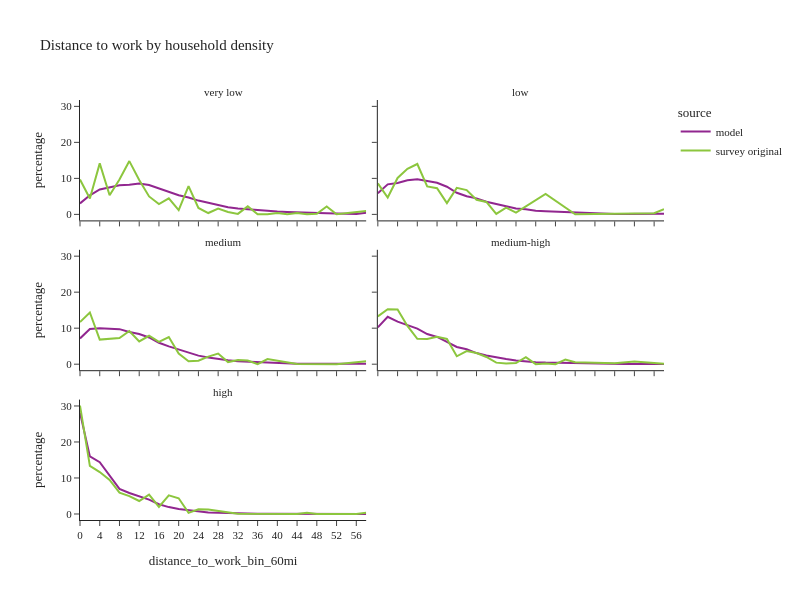

The notebook cell this image was saved under:
### Code cell
df_plot = per_data.groupby(['source','log_hh_1_group','distance_to_work_bin_60mi'], observed=True)['person_weight'].sum().reset_index()
df_plot['percentage'] = df_plot.groupby(['source','log_hh_1_group'], group_keys=False)['person_weight']. \
    apply(lambda x: 100 * x / float(x.sum()))
# df_plot

fig2 = px.line(df_plot, x='distance_to_work_bin_60mi', y="percentage", color="source",
               facet_col="log_hh_1_group", facet_col_wrap=2,
               title="Distance to work by household density")
fig2.for_each_annotation(lambda a: a.update(text = a.text.split("=")[-1]))
fig2.update_layout(height=600, width=800, font=dict(size=11))
fig2.show()

### Figure 1 — Plotly figure (JSON) as saved in the notebook; plotly's stock layout.template omitted (floating-point values rounded to 4 significant figures)
{"data": [{"hovertemplate": "source=model<br>log_hh_1_group=very low<br>distance_to_work_bin_60mi=%{x}<br>percentage=%{y}<extra></extra>", "legendgroup": "model", "line": {"color": "#91268F", "dash": "solid"}, "marker": {"symbol": "circle"}, "mode": "lines", "name": "model", "orientation": "v", "showlegend": true, "type": "scatter", "x": ["0", "2", "4", "6", "8", "10", "12", "14", "16", "18", "20", "22", "24", "26", "28", "30", "32", "34", "36", "38", "40", "42", "44", "46", "48", "50", "52", "54", "56", "58"], "xaxis": "x5", "y": [3.05, 5.288, 6.927, 7.398, 8.075, 8.217, 8.595, 8.179, 7.205, 6.243, 5.3, 4.702, 3.83, 3.261, 2.529, 2.006, 1.632, 1.415, 1.103, 0.996, 0.8051, 0.6807, 0.5298, 0.4584, 0.3646, 0.2827, 0.219, 0.1672, 0.113, 0.4262], "yaxis": "y5"}, {"hovertemplate": "source=model<br>log_hh_1_group=low<br>distance_to_work_bin_60mi=%{x}<br>percentage=%{y}<extra></extra>", "legendgroup": "model", "line": {"color": "#91268F", "dash": "solid"}, "marker": {"symbol": "circle"}, "mode": "lines", "name": "model", "orientation": "v", "showlegend": false, "type": "scatter", "x": ["0", "2", "4", "6", "8", "10", "12", "14", "16", "18", "20", "22", "24", "26", "28", "30", "32", "34", "36", "38", "40", "42", "44", "46", "48", "50", "52", "54", "56", "58"], "xaxis": "x6", "y": [5.849, 8.349, 8.695, 9.467, 9.768, 9.206, 8.769, 7.674, 6.01, 5.037, 4.446, 3.515, 2.872, 2.244, 1.64, 1.421, 1.041, 0.8919, 0.7679, 0.6157, 0.4562, 0.346, 0.2385, 0.1799, 0.111, 0.08823, 0.07012, 0.04007, 0.03583, 0.1549], "yaxis": "y6"}, {"hovertemplate": "source=model<br>log_hh_1_group=medium<br>distance_to_work_bin_60mi=%{x}<br>percentage=%{y}<extra></extra>", "legendgroup": "model", "line": {"color": "#91268F", "dash": "solid"}, "marker": {"symbol": "circle"}, "mode": "lines", "name": "model", "orientation": "v", "showlegend": false, "type": "scatter", "x": ["0", "2", "4", "6", "8", "10", "12", "14", "16", "18", "20", "22", "24", "26", "28", "30", "32", "34", "36", "38", "40", "42", "44", "46", "48", "50", "52", "54", "56", "58"], "xaxis": "x3", "y": [7.151, 9.784, 9.975, 9.908, 9.737, 8.951, 8.391, 7.414, 5.938, 4.942, 4.081, 3.245, 2.38, 1.877, 1.398, 1.106, 0.8449, 0.6962, 0.5858, 0.4388, 0.3031, 0.2422, 0.1552, 0.1138, 0.08814, 0.05825, 0.04702, 0.03255, 0.02456, 0.09043], "yaxis": "y3"}, {"hovertemplate": "source=model<br>log_hh_1_group=medium-high<br>distance_to_work_bin_60mi=%{x}<br>percentage=%{y}<extra></extra>", "legendgroup": "model", "line": {"color": "#91268F", "dash": "solid"}, "marker": {"symbol": "circle"}, "mode": "lines", "name": "model", "orientation": "v", "showlegend": false, "type": "scatter", "x": ["0", "2", "4", "6", "8", "10", "12", "14", "16", "18", "20", "22", "24", "26", "28", "30", "32", "34", "36", "38", "40", "42", "44", "46", "48", "50", "52", "54", "56", "58"], "xaxis": "x4", "y": [10.21, 13.15, 11.83, 10.85, 9.873, 8.365, 7.564, 6.204, 4.787, 4.126, 3.085, 2.436, 1.845, 1.437, 1.021, 0.7531, 0.5616, 0.4361, 0.3635, 0.3117, 0.2482, 0.1582, 0.1109, 0.07102, 0.04871, 0.03397, 0.02476, 0.01924, 0.009823, 0.06385], "yaxis": "y4"}, {"hovertemplate": "source=model<br>log_hh_1_group=high<br>distance_to_work_bin_60mi=%{x}<br>percentage=%{y}<extra></extra>", "legendgroup": "model", "line": {"color": "#91268F", "dash": "solid"}, "marker": {"symbol": "circle"}, "mode": "lines", "name": "model", "orientation": "v", "showlegend": false, "type": "scatter", "x": ["0", "2", "4", "6", "8", "10", "12", "14", "16", "18", "20", "22", "24", "26", "28", "30", "32", "34", "36", "38", "40", "42", "44", "46", "48", "50", "52", "54", "56", "58"], "xaxis": "x", "y": [28.09, 15.98, 14.4, 10.57, 6.978, 5.825, 4.891, 3.977, 2.706, 1.914, 1.396, 1.013, 0.6148, 0.4085, 0.3627, 0.2484, 0.1656, 0.1462, 0.09324, 0.0647, 0.05294, 0.03137, 0.02331, 0.01264, 0.01089, 0.006318, 0.005882, 0.002832, 0.003704, 0.01743], "yaxis": "y"}, {"hovertemplate": "source=survey original<br>log_hh_1_group=very low<br>distance_to_work_bin_60mi=%{x}<br>percentage=%{y}<extra></extra>", "legendgroup": "survey original", "line": {"color": "#8CC63E", "dash": "solid"}, "marker": {"symbol": "circle"}, "mode": "lines", "name": "survey original", "orientation": "v", "showlegend": true, "type": "scatter", "x": ["0", "2", "4", "6", "8", "10", "12", "14", "16", "18", "20", "22", "24", "26", "28", "30", "32", "34", "36", "38", "40", "42", "44", "46", "48", "50", "52", "58"], "xaxis": "x5", "y": [9.686, 4.434, 14.17, 5.314, 9.697, 14.8, 9.553, 4.984, 2.858, 4.442, 1.197, 7.848, 1.78, 0.3819, 1.592, 0.6831, 0.1381, 2.237, 0.02322, 0.01905, 0.4073, 0.01881, 0.3659, 0.01866, 0.1824, 2.19, 0.0194, 0.9584], "yaxis": "y5"}, {"hovertemplate": "source=survey original<br>log_hh_1_group=low<br>distance_to_work_bin_60mi=%{x}<br>percentage=%{y}<extra></extra>", "legendgroup": "survey original", "line": {"color": "#8CC63E", "dash": "solid"}, "marker": {"symbol": "circle"}, "mode": "lines", "name": "survey original", "orientation": "v", "showlegend": false, "type": "scatter", "x": ["0", "2", "4", "6", "8", "10", "12", "14", "16", "18", "20", "22", "24", "26", "28", "34", "40", "44", "56", "58"], "xaxis": "x6", "y": [8.622, 4.703, 10.12, 12.64, 14.0, 7.777, 7.255, 3.129, 7.369, 6.761, 4.057, 3.468, 0.1205, 1.892, 0.4721, 5.692, 0.03222, 0.06485, 0.3476, 1.479], "yaxis": "y6"}, {"hovertemplate": "source=survey original<br>log_hh_1_group=medium<br>distance_to_work_bin_60mi=%{x}<br>percentage=%{y}<extra></extra>", "legendgroup": "survey original", "line": {"color": "#8CC63E", "dash": "solid"}, "marker": {"symbol": "circle"}, "mode": "lines", "name": "survey original", "orientation": "v", "showlegend": false, "type": "scatter", "x": ["0", "2", "4", "6", "8", "10", "12", "14", "16", "18", "20", "22", "24", "26", "28", "30", "32", "34", "36", "38", "40", "44", "52", "58"], "xaxis": "x3", "y": [11.69, 14.37, 6.824, 6.976, 7.243, 9.199, 6.316, 7.892, 6.222, 7.531, 2.952, 0.8316, 0.9625, 2.088, 2.954, 0.5837, 1.152, 1.041, 0.02597, 1.41, 0.9133, 0.02853, 0.01207, 0.7845], "yaxis": "y3"}, {"hovertemplate": "source=survey original<br>log_hh_1_group=medium-high<br>distance_to_work_bin_60mi=%{x}<br>percentage=%{y}<extra></extra>", "legendgroup": "survey original", "line": {"color": "#8CC63E", "dash": "solid"}, "marker": {"symbol": "circle"}, "mode": "lines", "name": "survey original", "orientation": "v", "showlegend": false, "type": "scatter", "x": ["0", "2", "4", "6", "8", "10", "12", "14", "16", "18", "20", "22", "24", "26", "28", "30", "32", "34", "36", "38", "40", "48", "52", "58"], "xaxis": "x4", "y": [13.29, 15.24, 15.18, 10.63, 7.033, 7.019, 7.611, 7.011, 2.202, 3.651, 3.09, 2.002, 0.4304, 0.2038, 0.3236, 1.956, 0.01287, 0.1753, 0.01488, 1.295, 0.5215, 0.2414, 0.7441, 0.108], "yaxis": "y4"}, {"hovertemplate": "source=survey original<br>log_hh_1_group=high<br>distance_to_work_bin_60mi=%{x}<br>percentage=%{y}<extra></extra>", "legendgroup": "survey original", "line": {"color": "#8CC63E", "dash": "solid"}, "marker": {"symbol": "circle"}, "mode": "lines", "name": "survey original", "orientation": "v", "showlegend": false, "type": "scatter", "x": ["0", "2", "4", "6", "8", "10", "12", "14", "16", "18", "20", "22", "24", "26", "32", "34", "36", "40", "42", "44", "46", "48", "50", "52", "54", "56", "58"], "xaxis": "x", "y": [30.1, 13.37, 11.65, 9.461, 5.928, 4.983, 3.608, 5.394, 1.945, 5.174, 4.368, 0.3159, 1.303, 1.269, 0.07383, 0.09834, 0.03135, 0.04129, 0.008782, 0.02434, 0.354, 0.01045, 0.006571, 0.008766, 0.1371, 0.006568, 0.3356], "yaxis": "y"}], "layout": {"annotations": [{"font": {}, "showarrow": false, "text": "high", "x": 0.245, "xanchor": "center", "xref": "paper", "y": 0.2867, "yanchor": "bottom", "yref": "paper"}, {"font": {}, "showarrow": false, "text": "medium", "x": 0.245, "xanchor": "center", "xref": "paper", "y": 0.6433, "yanchor": "bottom", "yref": "paper"}, {"font": {}, "showarrow": false, "text": "medium-high", "x": 0.755, "xanchor": "center", "xref": "paper", "y": 0.6433, "yanchor": "bottom", "yref": "paper"}, {"font": {}, "showarrow": false, "text": "very low", "x": 0.245, "xanchor": "center", "xref": "paper", "y": 1.0, "yanchor": "bottom", "yref": "paper"}, {"font": {}, "showarrow": false, "text": "low", "x": 0.755, "xanchor": "center", "xref": "paper", "y": 1.0, "yanchor": "bottom", "yref": "paper"}], "font": {"size": 11}, "height": 600, "legend": {"title": {"text": "source"}, "tracegroupgap": 0}, "title": {"text": "Distance to work by household density"}, "width": 800, "xaxis": {"anchor": "y", "domain": [0.0, 0.49], "title": {"text": "distance_to_work_bin_60mi"}}, "xaxis2": {"anchor": "y2", "domain": [0.51, 1.0], "matches": "x", "title": {"text": "distance_to_work_bin_60mi"}}, "xaxis3": {"anchor": "y3", "domain": [0.0, 0.49], "matches": "x", "showticklabels": false}, "xaxis4": {"anchor": "y4", "domain": [0.51, 1.0], "matches": "x", "showticklabels": false}, "xaxis5": {"anchor": "y5", "domain": [0.0, 0.49], "matches": "x", "showticklabels": false}, "xaxis6": {"anchor": "y6", "domain": [0.51, 1.0], "matches": "x", "showticklabels": false}, "yaxis": {"anchor": "x", "domain": [0.0, 0.2867], "title": {"text": "percentage"}}, "yaxis2": {"anchor": "x2", "domain": [0.0, 0.2867], "matches": "y", "showticklabels": false}, "yaxis3": {"anchor": "x3", "domain": [0.3567, 0.6433], "matches": "y", "title": {"text": "percentage"}}, "yaxis4": {"anchor": "x4", "domain": [0.3567, 0.6433], "matches": "y", "showticklabels": false}, "yaxis5": {"anchor": "x5", "domain": [0.7133, 1.0], "matches": "y", "title": {"text": "percentage"}}, "yaxis6": {"anchor": "x6", "domain": [0.7133, 1.0], "matches": "y", "showticklabels": false}}}
